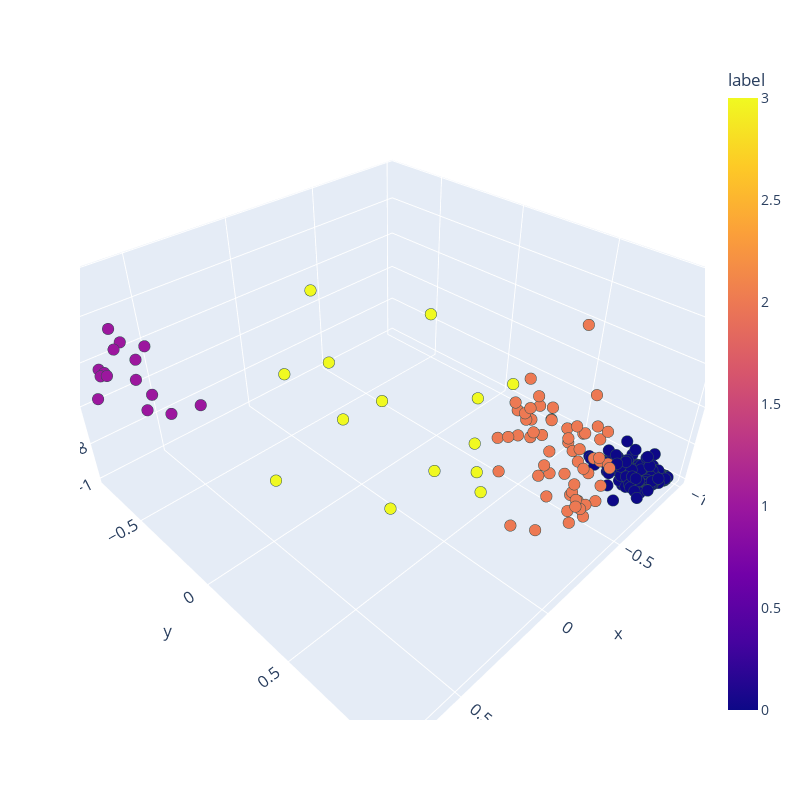

Here is the notebook cell this chart was saved with:
### Code cell
%matplotlib widget
fig = px.scatter_3d(pred_df, x = 'x', y = 'y', z = 'z', color = 'label', width=800, height=800)
#fig = px.scatter(pred_df, x = 'x',y='y', color = 'label')
fig.update_layout(font=dict(size= 14))
fig.update_traces(marker=dict(size=4,
                              line=dict(width=0.5,
                                        color='DarkSlateGrey')),
                  selector=dict(mode='markers'))

fig.show()

### Figure 1 — Plotly figure (JSON) as saved in the notebook; plotly's stock layout.template omitted (floating-point values rounded to 4 significant figures; data arrays with more than 128 entries replaced by an {"elided": "..."} marker saying what was removed)
{"data": [{"hovertemplate": "x=%{x}<br>y=%{y}<br>z=%{z}<br>label=%{marker.color}<extra></extra>", "legendgroup": "", "marker": {"color": {"elided": "440 int values"}, "coloraxis": "coloraxis", "line": {"color": "DarkSlateGrey", "width": 0.5}, "size": 4, "symbol": "circle"}, "mode": "markers", "name": "", "scene": "scene", "showlegend": false, "type": "scatter3d", "x": {"elided": "440 float values"}, "y": {"elided": "440 float values"}, "z": {"elided": "440 float values"}}], "layout": {"coloraxis": {"colorbar": {"title": {"text": "label"}}, "colorscale": [[0, "#0d0887"], [0.1111, "#46039f"], [0.2222, "#7201a8"], [0.3333, "#9c179e"], [0.4444, "#bd3786"], [0.5556, "#d8576b"], [0.6667, "#ed7953"], [0.7778, "#fb9f3a"], [0.8889, "#fdca26"], [1, "#f0f921"]]}, "font": {"size": 14}, "height": 800, "legend": {"tracegroupgap": 0}, "margin": {"t": 60}, "scene": {"domain": {"x": [0, 1], "y": [0, 1]}, "xaxis": {"title": {"text": "x"}}, "yaxis": {"title": {"text": "y"}}, "zaxis": {"title": {"text": "z"}}}, "width": 800}}
